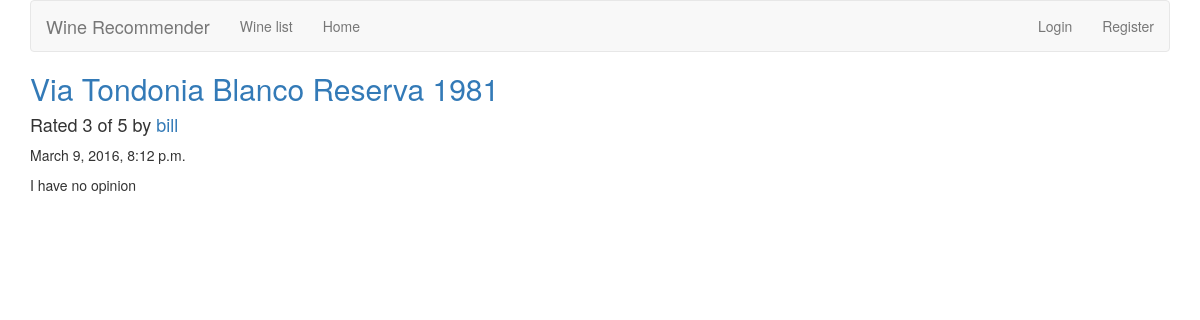
Page /reviews/review/51/ on the committed database.
### reviews/models.py (models this page shows, shortened)
class Review(models.Model):
	RATING_CHOICES = (
		(1, '1'),
	    (2, '2'),
	    (3, '3'),
	    (4, '4'),
	    (5, '5'),
	)
	wine = models.ForeignKey(Wine)
	pub_date = models.DateTimeField('date published')
	user_name = models.CharField(max_length=100)
	comment = models.CharField(max_length=200)
	rating = models.IntegerField(choices=RATING_CHOICES)

class Wine(models.Model):
	name = models.CharField(max_length=200)
	YEAR_CHOICES = [(r,r) for r in range(1900, datetime.date.today().year+1)]
	year = models.IntegerField(('year'), choices=YEAR_CHOICES, default=datetime.datetime.now().year)

### reviews/views.py (the view)
# urls.py: url(r'^review/(?P<review_id>[0-9]+)/$', views.review_detail, name='review_detail'),
def review_detail(request, review_id):
    review = get_object_or_404(Review, pk=review_id)
    return render(request, 'reviews/review_detail.html', {'review': review})

### reviews/templates/reviews/review_detail.html
{% extends 'base.html' %}
{% block title %}
<h2>
	<a href="{% url 'reviews:wine_detail' review.wine.id %}">{{ review.wine.name }}</a>
</h2>
{% endblock %}
{% block content %}
<h4>Rated {{ review.rating }} of 5 by <a href="{% url 'reviews:user_review_list' review.user_name %}" >{{ review.user_name }}</a></h4>
<p>{{ review.pub_date }}</p>
<p>{{ review.comment }}</p>
{% endblock %}

### rows in the picture
Review: wine.name "Via Tondonia Blanco Reserva 1981", rating "3", user_name "bill", pub_date "March 9, 2016, 8:12 p.m.", comment "I have no opinion"
